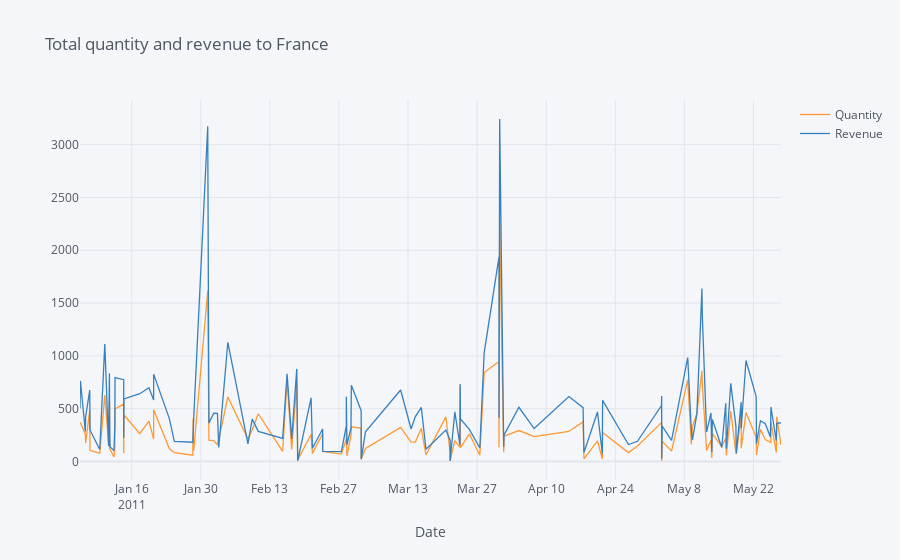

Here is the notebook cell this chart was saved with:
### Code cell
tofrance.iplot(kind='line', xTitle='Date', title='Total quantity and revenue to France')
